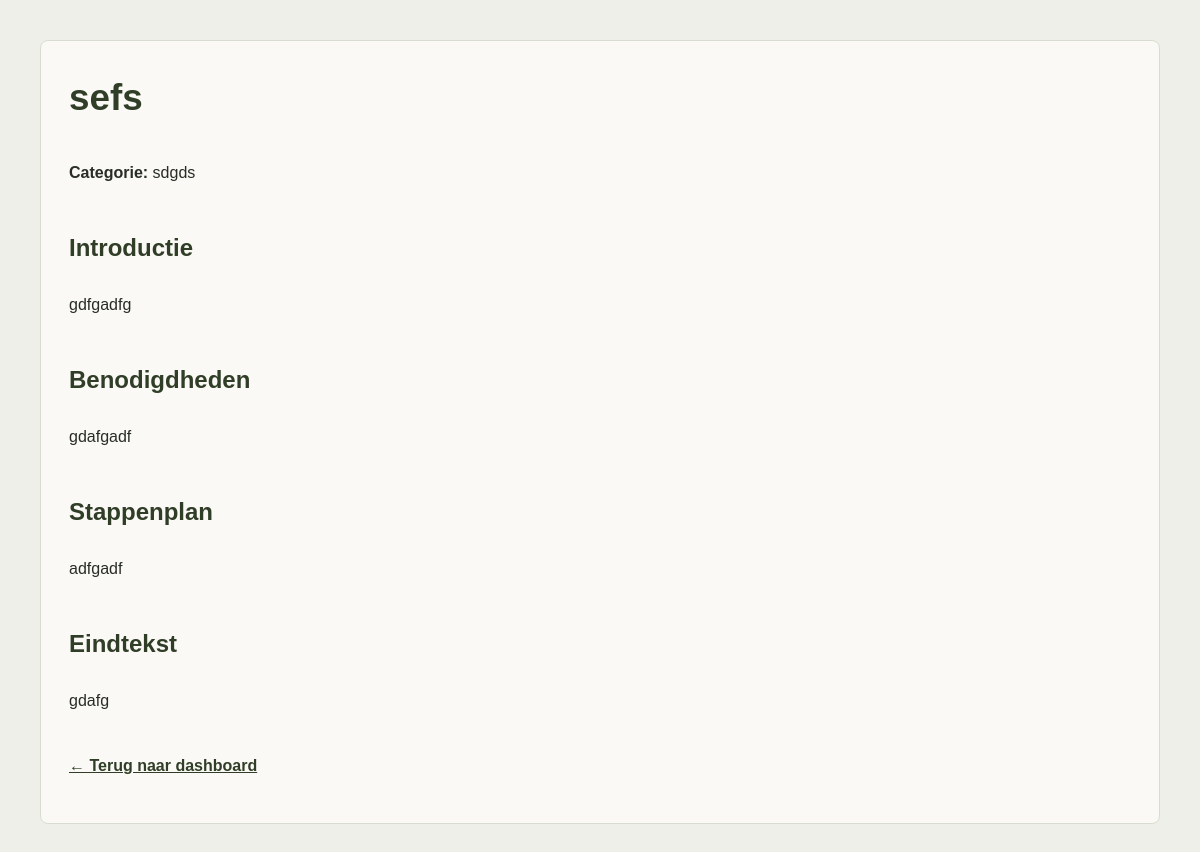
The page /dashboard/Read/index.php?id=3 on the database as committed earlier.
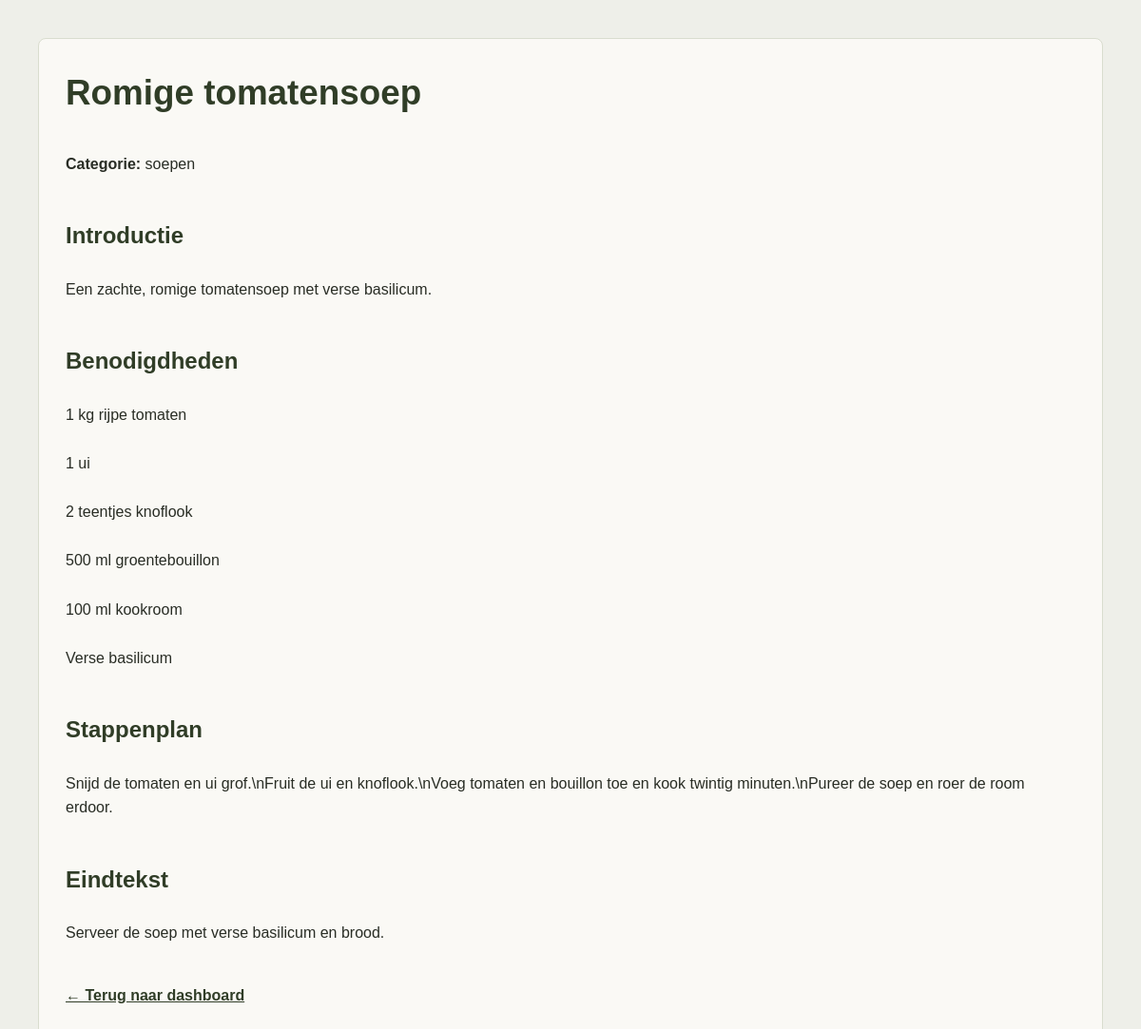
The same page on the database as committed later.
### tables this page shows
CREATE TABLE "CRUD"
(
    ID           integer not null
        constraint Primary_Key
            primary key autoincrement,
    Name         TEXT    not null,
    Categorie    TEXT    not null,
    Benodigheden TEXT    not null,
    Voorstuk     TEXT    not null,
    StappenPlan  TEXT    not null,
    EindTekst    TEXT    not null
, Image TEXT NOT NULL DEFAULT '');

### dashboard/Read/index.php (the view, shortened to what this page needs)
<?php
require_once __DIR__ . '/../../database.php';
$id = filter_input(INPUT_GET, 'id', FILTER_VALIDATE_INT);
$query = $db->prepare('SELECT * FROM CRUD WHERE ID = :id');
$query->execute(['id' => $id]);
$recipe = $query->fetch();
?>
<!doctype html>
<html lang="nl">
<head><meta charset="UTF-8"><meta name="viewport" content="width=device-width, initial-scale=1.0"><title><?= htmlspecialchars($recipe['Name']) ?></title><link rel="stylesheet" href="../dashboard.css"></head>
<body>
<main class="dashboard-shell"><div class="panel recipe-view">
    <h1><?= htmlspecialchars($recipe['Name']) ?></h1>
    <p><strong>Categorie:</strong> <?= htmlspecialchars($recipe['Categorie']) ?></p>
    <h2>Introductie</h2><p><?= nl2br(htmlspecialchars($recipe['Voorstuk'])) ?></p>
    <h2>Benodigdheden</h2><p><?= nl2br(htmlspecialchars($recipe['Benodigheden'])) ?></p>
    <h2>Stappenplan</h2><p><?= nl2br(htmlspecialchars($recipe['StappenPlan'])) ?></p>
    <h2>Eindtekst</h2><p><?= nl2br(htmlspecialchars($recipe['EindTekst'])) ?></p>
    <p><a href="../index.php">← Terug naar dashboard</a></p>
</div></main>
</body>
</html>

Rows that differ between the two databases and show on the page:
changed crud: Name "sefs" → "Romige tomatensoep"; Categorie "sdgds" → "soepen"; Voorstuk "gdfgadfg" → "Een zachte, romige tomatensoep met verse basilicum."; Benodigheden "gdafgadf" → "1 kg rijpe tomaten 1 ui 2 teentjes knoflook 500 ml groentebouillon 100 ml kookroom Verse basilicum"; StappenPlan "adfgadf" → "Snijd de tomaten en ui grof.\\nFruit de ui en knoflook.\\nVoeg tomaten en bouillon toe en kook twintig minuten.\\nPureer de soep en roer de room erdoor."; EindTekst "gdafg" → "Serveer de soep met verse basilicum en brood."
